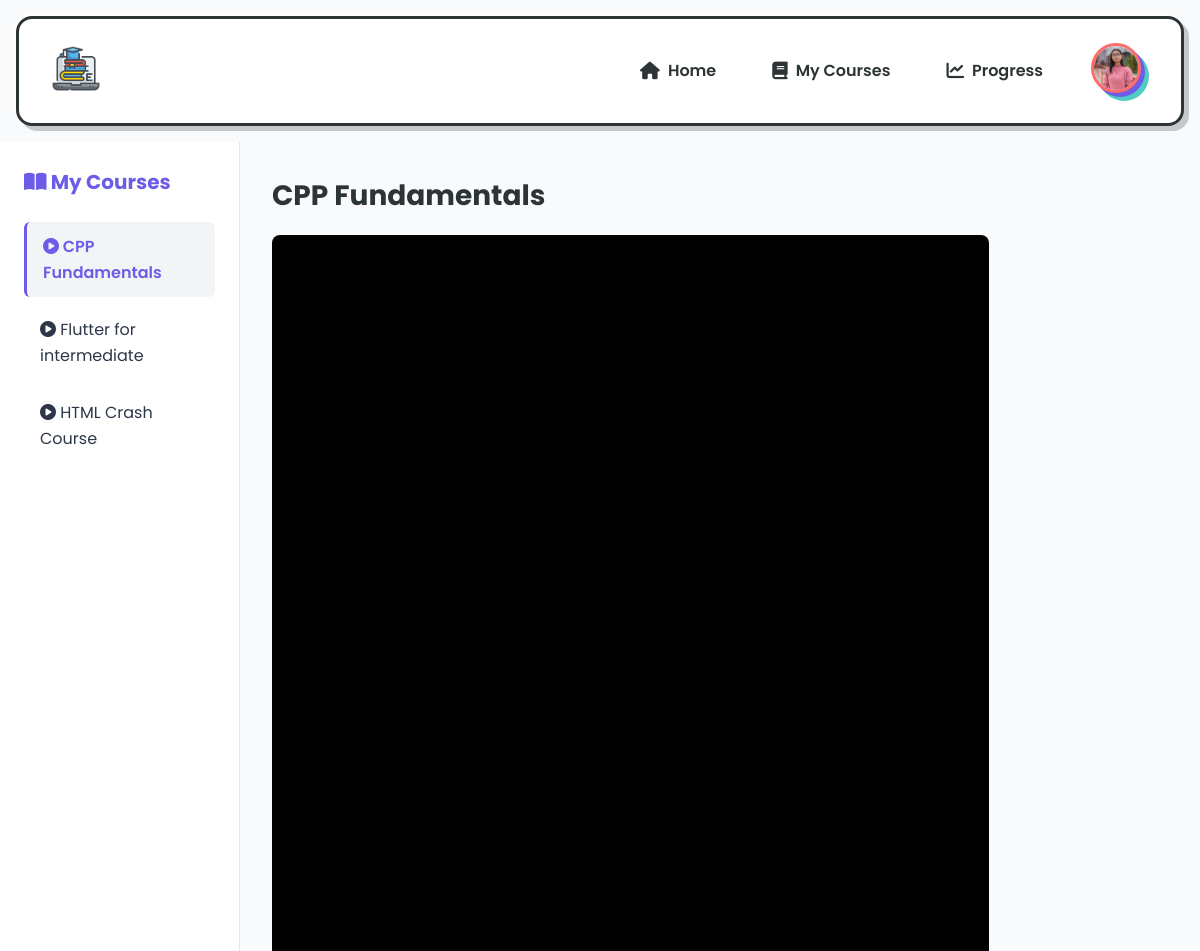
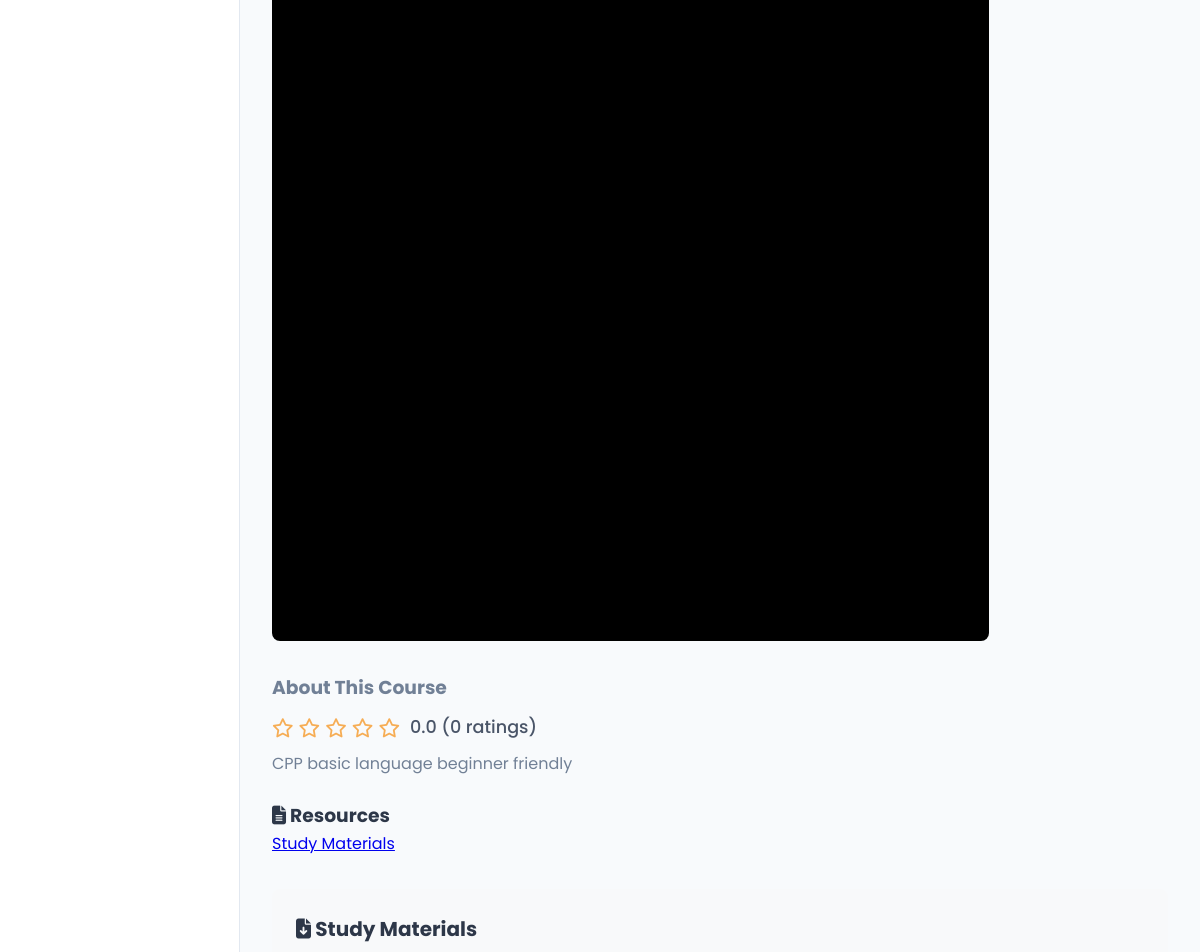
Page /Backend/continueCourse.php?course_id=48 (signed in) on the committed database (2 pictures, top to bottom).
### tables this page shows
CREATE TABLE `users` (
  `id` int(11) NOT NULL,
  `username` varchar(50) NOT NULL,
  `email` varchar(100) NOT NULL,
  `phone` varchar(15) DEFAULT NULL,
  `address` text DEFAULT NULL,
  `education` varchar(255) DEFAULT NULL,
  `skills` varchar(255) DEFAULT NULL,
  `password` varchar(255) NOT NULL,
  `created_at` timestamp NOT NULL DEFAULT current_timestamp(),
  `name` varchar(255) DEFAULT NULL,
  `profile_pic` blob DEFAULT NULL
);

CREATE TABLE `courses` (
  `id` int(11) NOT NULL,
  `title` varchar(100) NOT NULL,
  `author` varchar(100) DEFAULT NULL,
  `description` text DEFAULT NULL,
  `image` varchar(255) DEFAULT NULL,
  `video_link` varchar(255) DEFAULT NULL,
  `resource_link` varchar(255) DEFAULT NULL,
  `upload_resource` varchar(255) DEFAULT NULL,
  `category` varchar(50) DEFAULT NULL,
  `rating` float NOT NULL DEFAULT 0,
  `rating_count` int(11) DEFAULT 0,
  `price` decimal(10,2) DEFAULT 0.00,
  `created_at` timestamp NOT NULL DEFAULT current_timestamp(),
  `subject` varchar(255) DEFAULT NULL,
  `PrimaryID` int(11) NOT NULL
);

### Backend/continueCourse.php (the view, shortened to what this page needs)
<?php
require_once 'db.php';
$course_id = isset($_GET['course_id']) ? intval($_GET['course_id']) : 0;
$stmt = $conn->prepare("SELECT * FROM courses WHERE PrimaryID = ?");
$stmt->bind_param("i", $course_id);
$stmt->execute();
$course = $stmt->get_result()->fetch_assoc();
$current_rating = $course['rating'] ?? 0;
$rating_count = $course['rating_count'] ?? 0;
$user_id = $_SESSION['user_id'];
$enrolled_stmt = $conn->prepare("
    SELECT c.PrimaryID, c.title
    FROM user_courses uc
    JOIN courses c ON uc.course_id = c.PrimaryID
    WHERE uc.user_id = ?
    ORDER BY c.title
");
$enrolled_stmt->bind_param("i", $user_id);
$enrolled_stmt->execute();
$enrolled_courses = $enrolled_stmt->get_result()->fetch_all(MYSQLI_ASSOC);
?>
<?php
    $stmt = $conn->prepare("SELECT profile_pic FROM users WHERE id = ?");
    $stmt->bind_param("i", $_SESSION['user_id']);
    $stmt->execute();
    $result = $stmt->get_result();
    $user = $result->fetch_assoc();
if (!empty($user['profile_pic'])) {
    $absolutePath = __DIR__ . '/uploads/' . basename($user['profile_pic']);
    if (file_exists($absolutePath)) {
        $profilePicUrl = '/LPD/Backend/uploads/' . basename($user['profile_pic']);
    } else {
        $profilePicUrl = '/LPD/Asset/user.png';
    }
} else {
    $profilePicUrl = '/LPD/Asset/user.png';
}
?>
<?php
function convertYoutubeUrlToEmbed($url) {
    if (str_contains($url, 'embed')) {
        return $url;
    }
    return $url;
}
?>
<!DOCTYPE html>
<html lang="en">
<head>
  <link rel="stylesheet" href="https://cdnjs.cloudflare.com/ajax/libs/font-awesome/6.4.0/css/all.min.css">
  <link rel="stylesheet" href="../User Dashboard/styles.css">
</head>
<body>
  <header class="neopop-header">
    <div class="logo-container">
      <img src="../Asset/logo.png" alt="Learning Path Logo" class="logo" width="50px">
    </div>
    <nav class="main-nav">
      <a href="../User Dashboard/dashboard.php" class="nav-link"><i class="fas fa-home"></i> Home</a>
      <a href="../User Dashboard/dashboard.php#category-nav" class="nav-link"><i class="fas fa-book"></i> My Courses</a>
      <a href="#" class="nav-link"><i class="fas fa-chart-line"></i> Progress</a>
      <div class="profile-dropdown">
        <button class="profile-icon" id="profile-icon-button">
          <img id="user-profile-pic" class="profile-pic" src="<?php echo htmlspecialchars($profilePicUrl); ?>" onerror="this.src='../Asset/user.png'" alt="Profile Picture" height="50">
        </button>
      </div>
    </nav>
  </header>
  <div class="learning-container">
    <aside class="course-sidebar">
      <div class="sidebar-header">
        <h2><i class="fas fa-book-open"></i> My Courses</h2>
      </div>
      <ul class="course-list">
        <?php foreach ($enrolled_courses as $ecourse): ?>
          <li class="course-item">
            <a href="continueCourse.php?course_id=<?php echo $ecourse['PrimaryID']; ?>"
               class="course-link <?php echo ($ecourse['PrimaryID'] == $course_id) ? 'active' : ''; ?>">
              <i class="fas fa-play-circle"></i> <?php echo htmlspecialchars($ecourse['title']); ?>
            </a>
          </li>
        <?php endforeach; ?>
      </ul>
    </aside>
    <main class="course-content">
      <?php if ($course): ?>
        <h1 class="course-title"><?php echo htmlspecialchars($course['title']); ?></h1>
        <div class="course-video-container">
            <?php
            $videoUrl = '';
            if (!empty($course['video_link'])) {
                if (str_contains($course['video_link'], 'youtube.com') || str_contains($course['video_link'], 'youtu.be')) {
                    $videoUrl = convertYoutubeUrlToEmbed($course['video_link']);
                } else {
                    $videoUrl = $course['video_link'];
                }
            }
            if (!empty($videoUrl)): ?>
                <iframe class="course-video"
                        src="<?php echo htmlspecialchars($videoUrl) ?>?rel=0&modestbranding=1"
                        frameborder="0"
                        allow="accelerometer; autoplay; clipboard-write; encrypted-media; gyroscope; picture-in-picture"
                        allowfullscreen></iframe>
            <?php endif; ?>
        </div>
        <div class="course-description">
            <h3>About This Course</h3>
            <div class="rating-display" style="margin: 10px 0;">
                <?php
                $full_stars = floor($current_rating);
                $has_half_star = ($current_rating - $full_stars) >= 0.5;
                $empty_stars = 5 - $full_stars - ($has_half_star ? 1 : 0);
                for ($i = 0; $i < $empty_stars; $i++) {
                    echo '<i class="far fa-star" style="color: #f6ad55;"></i>';
                }
                ?>
                <span style="margin-left: 5px;"><?php echo number_format($current_rating, 1); ?> (<?php echo $rating_count; ?> ratings)</span>
            </div>
            <p><?php echo nl2br(htmlspecialchars($course['description'])); ?></p>
        </div>
        <?php if ($course['resource_link']): ?>
          <div class="course-resources">
            <h3><i class="fas fa-file-alt"></i> Resources</h3>
            <a href="<?php echo htmlspecialchars($course['resource_link']); ?>" class="resource-link" target="_blank">
              Study Materials
            </a>
          </div>
<?php if (!empty($course['upload_resource'])): ?>
<div class="resource-download" style="margin-top: 2rem; background: #f8f9fa; padding: 1.5rem; border-radius: 8px;">
    <h3 style="font-size: 1.25rem; margin-bottom: 1rem; color: #2d3748;">
        <i class="fas fa-file-download"></i> Study Materials
    </h3>
</div>
<?php endif; ?>
        <?php endif; ?>
      <?php endif; ?>
    </main>
  </div>
</body>
</html>

### User Dashboard/styles.css (style rules this page uses)
:root { --electric-purple: #6C5CE7; --vibrant-pink: #FD79A8; --neon-blue: #00CEFF; --deep-space: #2D3436; --pure-white: #FFFFFF; --soft-cloud: #F5F6FA; --web-dev: #6C5CE7; --data-science: #00B894; --mobile-dev: #0984E3; --design: #FD79A8; --business: #FDCB6E; --shadow-offset: 5px; --shadow-blur: 0px; --shadow-color: rgba(0, 0, 0, 0.2); --highlight-offset: -3px; --highlight-blur: 0px; --highlight-color: rgba(255, 255, 255, 0.7); --border-thickness: 3px; --border-radius: 16px; }
html, body { height: 100%; margin: 0; padding: 0; font-family: 'Poppins', sans-serif; }
* { box-sizing: border-box; margin: 0; padding: 0; }
body { font-family: 'Poppins', sans-serif; background-color: var(--soft-cloud); color: var(--deep-space); line-height: 1.6; }
.profile-dropdown { position: relative; display: inline-block; }
.profile-icon { background: none; border: none; cursor: pointer; padding: 0.5rem; color: var(--deep-space); transition: all 0.3s ease; }
.main-nav { display: flex; align-items: center; gap: 1.5rem; }
.main-nav .nav-link { display: flex; align-items: center; gap: 0.5rem; color: var(--deep-space); text-decoration: none; font-weight: 600; padding: 0.5rem 1rem; position: relative; transition: all 0.3s ease; }
.main-nav .nav-link i { font-size: 1.1rem; }
.main-nav .nav-link::after { content: ''; position: absolute; bottom: 0; left: 50%; width: 0; height: 3px; background-color: var(--electric-purple); transition: all 0.3s ease; transform: translateX(-50%); }
.neopop-header { background: var(--pure-white); border: var(--border-thickness) solid var(--deep-space); border-radius: var(--border-radius); box-shadow: var(--shadow-offset) var(--shadow-offset) var(--shadow-blur) var(--shadow-color), var(--highlight-offset) var(--highlight-offset) var(--highlight-blur) var(--highlight-color); display: flex; justify-content: space-between; align-items: center; padding: 1rem 2rem; position: sticky; top: 0; z-index: 100; margin: 1rem; transition: all 0.3s cubic-bezier(0.175, 0.885, 0.32, 1.275); }
.course-title { font-size: 1.25rem; margin: 0 0 0.5rem 0; color: var(--deep-space); }
.profile-pic { border-radius: 50%; border: 3px solid #ff6b6b; box-shadow: 4px 4px 0 var(--electric-purple), 8px 8px 0 #4ecdc4; transition: transform 0.3s ease, box-shadow 0.3s ease; background-color: white; object-fit: cover; width: 50px; height: 50px; }

### Backend/continueCourse.php (style rules this page uses)
:root { --primary-color: #6C5CE7; --primary-dark: #5a0b9d; --text-color: #2d3748; --text-light: #718096; --bg-color: #f8fafc; --sidebar-width: 20%; }
* { margin: 0; padding: 0; box-sizing: border-box; font-family: 'Poppins', sans-serif; }
body { display: flex; flex-direction: column; height: 100vh; background-color: var(--bg-color); color: var(--text-color); }
.learning-container { display: flex; flex: 1; overflow: hidden; }
.course-sidebar { width: var(--sidebar-width); background: white; border-right: 1px solid #e2e8f0; overflow-y: auto; padding: 1.5rem; transition: transform 0.3s; }
.sidebar-header { margin-bottom: 1.5rem; }
.sidebar-header h2 { font-size: 1.25rem; color: var(--primary-color); }
.course-list { list-style: none; }
.course-item { margin-bottom: 0.5rem; }
.course-link { display: block; padding: 0.75rem 1rem; color: var(--text-color); text-decoration: none; border-radius: 6px; transition: all 0.3s; }
.course-link:hover, .course-link.active { background: #f3f4f6; color: var(--primary-color); }
.course-link.active { font-weight: 600; border-left: 3px solid var(--primary-color); }
.course-content { flex: 1; padding: 2rem; overflow-y: auto; }
.course-video-container { width: 80%; height: 80%; background: #000; border-radius: 8px; overflow: hidden; margin-bottom: 2rem; aspect-ratio: 16/9; }
.course-video { width: 100%; height: 100%; }
.course-title { font-size: 1.75rem; margin-bottom: 1rem; }
.course-description { color: var(--text-light); line-height: 1.6; margin-bottom: 1.5rem; }
.rating-display { display: flex; align-items: center; gap: 5px; font-size: 1.1rem; margin: 15px 0; }
.rating-display .fa-star, .rating-display .fa-star-half-alt { color: #f6ad55; font-size: 1.2rem; }
.rating-display span { font-weight: 500; color: #4a5568; }

### rows in the picture
users: profile_pic (picture)
courses: title "CPP Fundamentals", rating "0.0", rating_count "0", description "CPP basic language beginner friendly"
courses: title "Flutter for intermediate"
courses: title "HTML Crash Course"
